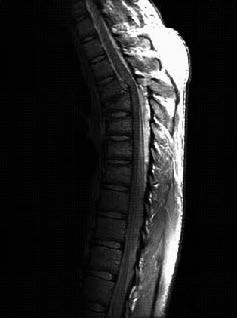
%> input picture Intensity Transformations/ScreenShots/Log Transformations/origin.png, 237 x 318 px
$ octave LogTransform.m   (GNU Octave 9; MATLAB toolbox functions it lacks are replaced by stand-ins)
%> lines starting %> are read from the running program, lines starting %| are printed output that depends on the picture
clear
clc

I = imread('ScreenShots/Log Transformations/origin.png');
%> I is the input picture: size 318x237 uint8; min 0, max 254, mean 34.3

range = getrangefromclass(I);
%> range = [0 255]
largest = range(2);
%> largest = 255
c = largest/log(1+largest);
%> c = 45.99

J = uint8(c*log(double(1+I)));
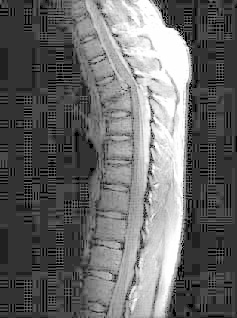
%> J: size 318x237 uint8; min 0, max 255, mean 104.2
imwrite(J, 'ScreenShots/LogTramsform/result.png');
